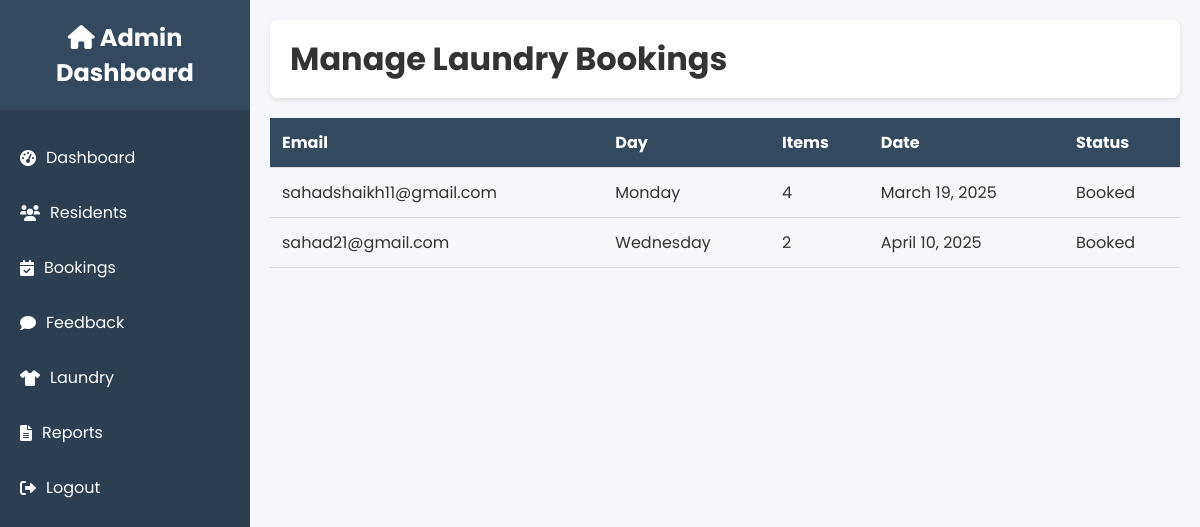
The app's page /custom-admin/laundry/ (signed in) with its own data.
### hostel_app/models.py (models this page shows, shortened)
class LaundryBooking(models.Model):
    STATUS_CHOICES = [
        ('Booked', 'Booked'),
        ('Completed', 'Completed'),
        ('Cancelled', 'Cancelled'),
    ]
    DAY_CHOICES = [
        ('Monday', 'Monday'),
        ('Tuesday', 'Tuesday'),
        ('Wednesday', 'Wednesday'),
        ('Thursday', 'Thursday'),
        ('Friday', 'Friday'),
    ]
    user = models.ForeignKey(User, on_delete=models.CASCADE)
    email = models.EmailField()
    day = models.CharField(max_length=10, choices=DAY_CHOICES)
    items = models.IntegerField()  # Changed to IntegerField to count items
    date = models.DateField(default=timezone.now)
    status = models.CharField(max_length=10, choices=STATUS_CHOICES, default='Booked')

### admin_dashboard/views.py (the view)
# urls.py: path('laundry/', views.laundry, name='admin_laundry'),
@staff_member_required
def laundry(request):
    laundry_bookings = LaundryBooking.objects.all()
    return render(request, 'admin_dashboard/laundry.html', {'laundry_bookings': laundry_bookings})

### admin_dashboard/templates/admin_dashboard/laundry.html (shortened to what this page needs)
{% extends 'admin_dashboard/base.html' %}
{% block page_title %}Manage Laundry Bookings{% endblock %}
{% block content %}
    <table class="data-table">
        <thead>
            <tr>
                <th>Email</th>
                <th>Day</th>
                <th>Items</th>
                <th>Date</th>
                <th>Status</th>
            </tr>
        </thead>
        <tbody>
            {% for booking in laundry_bookings %}
                <tr>
                    <td>{{ booking.email }}</td>
                    <td>{{ booking.day }}</td>
                    <td>{{ booking.items }}</td>
                    <td>{{ booking.date }}</td>
                    <td>{{ booking.status }}</td>
                </tr>
            {% empty %}
                <tr><td colspan="5">No laundry bookings found.</td></tr>
            {% endfor %}
        </tbody>
    </table>
{% endblock %}

### admin_dashboard/static/admin_css/dashboard.css (style rules this page uses)
* { margin: 0; padding: 0; box-sizing: border-box; font-family: 'Poppins', sans-serif; }
body { display: flex; min-height: 100vh; background: #f5f7fa; color: #333; }
.data-table { width: 100%; border-collapse: collapse; margin-top: 20px; }
.data-table th, .data-table td { padding: 12px; text-align: left; border-bottom: 1px solid #ddd; }
.data-table th { background: #34495e; color: #fff; }

### records on screen
LaundryBooking: email "sahadshaikh11@gmail.com", day "Monday", items "4", date "March 19, 2025", status "Booked"
LaundryBooking: email "sahad21@gmail.com", day "Wednesday", items "2", date "April 10, 2025", status "Booked"
